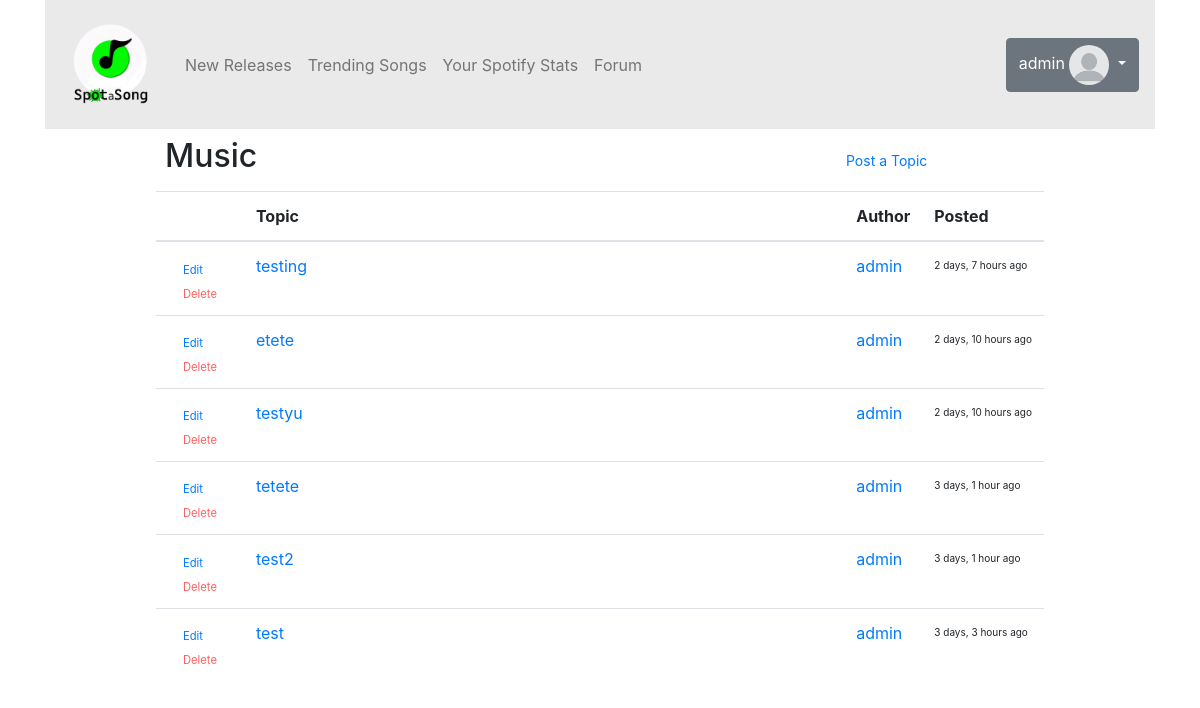
The page /forum/Music/ (signed in) on the database as committed earlier.
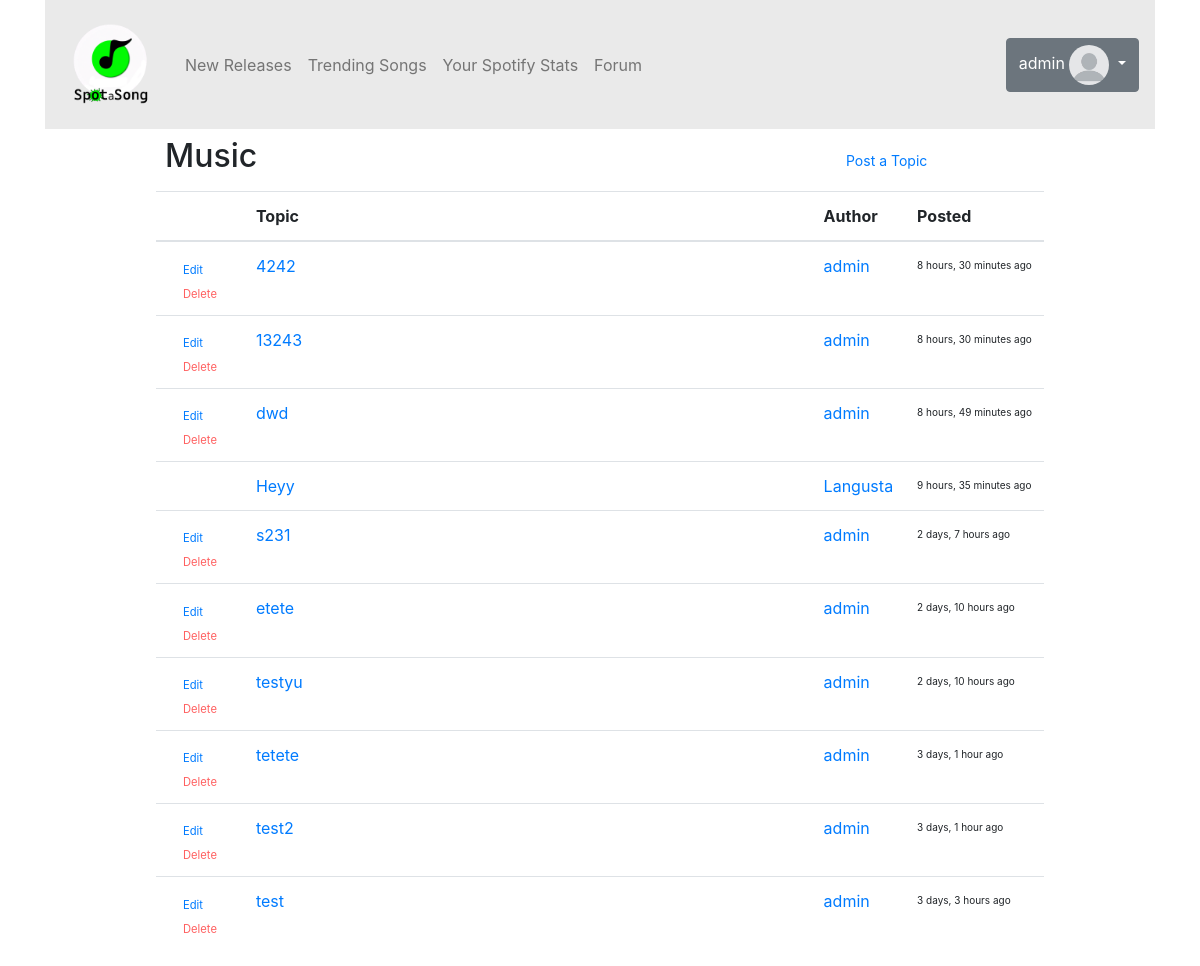
The same page on the database as committed later.
### accounts/models.py (models this page shows, shortened)
class CustomUser(AbstractUser):
    age = models.PositiveIntegerField(null=True, blank=True)

class UserProfile(models.Model):
    user = models.OneToOneField(CustomUser, on_delete=models.CASCADE)
    profile_picture = models.ImageField(default='default.jpg',upload_to='profile_pictures')
    bio = models.TextField(max_length=1500, blank=True)

### forum/models.py (models this page shows, shortened)
class ForumCategory(models.Model):
    name = models.CharField(max_length=100)
    description = models.TextField()
    def __str__(self):
        return self.name

class ForumPost(models.Model):
    title = models.CharField(max_length=100)
    body = models.TextField()
    user = models.ForeignKey(User, on_delete=models.CASCADE)
    category = models.ForeignKey(ForumCategory, on_delete=models.CASCADE, related_name='posts')
    created_at = models.DateTimeField(auto_now_add=True)

### forum/views.py (the view, shortened to what this page needs)
# urls.py: path('<str:category_name>/', views.categoryposts, name='categoryposts'),
def categoryposts(request, category_name):
    forumcategory = ForumCategory.objects.get(name=category_name)
    forumpost = ForumPost.objects.filter(category=forumcategory).all().order_by('-created_at')
    now = timezone.now()
    for post in forumpost:
        post.time_since_created = timesince(post.created_at, now)
    forumpostform = ForumPostForm()
    editform = ForumPostForm()
    return render(request, 'categoryposts.html', {'category_name': category_name, 'posts':forumpost, 'forumPostForm': forumpostform, 'editpost':editform})

### forum/templates/categoryposts.html (shortened to what this page needs)
{% extends "base.html" %}
{% load static %}
{% load crispy_forms_tags %}
{% block content %}
<div class="container">
    <div class="row">
      <div class="col-md-8">
        <h2 id="forum-category" class="pt-2 pb-2">{{category_name}}</h2>
      </div>
      <div class="my-auto">
        {% if user.is_authenticated %}
          <button id="postopic" type="button" class="btn btn-link btn-sm" data-toggle="modal" data-target="#postTopic">
              Post a Topic
          </button>
        {% else %}
        <small>Login to post a topic</small>
        {% endif %}
      </div>
    </div>
    <div class="row">
      <div class="col">
        <div class="d-flex justify-content-md-center">
        <table id="post-table" class="table table-hover table-xs-responsive">
            <thead>
              <tr>
                <th scope="col"></th>
                <th scope="col" class="w-100">Topic</th>
                <th scope="col" class="w-25">Author</th>
                <th scope="col" class="w-25">Posted</th>
              </tr>
            </thead>
            <tbody>
            {% for post in posts %}
              <tr style="cursor:pointer;">
                {% if post.user == request.user %}
                  <td>
                    <div class="col">
                      <button id="editTopic" type="button" class="btn btn-link btn-sm" data-toggle="modal" data-target="#editTopic{{post.id}}"onclick="populateEditForm('{{post.id}}', '{{post.body|linebreaksbr}}', '{{post.title|linebreaksbr}}')"><small>
                        Edit
                      </small>
                      </button>
                    </div>
                    <div class="col">
                      <button id="deleteTopic" type="button" class="btn btn-link btn-sm" data-toggle="modal" data-target="#deleteTopic-{{post.id}}"><small style="color: rgb(255, 96, 96);">
                        Delete
                      </small>
                      </button>
                    </div>
                  </td>
                {% else %}
                <td>
                {% endif %}
                <td><a class="my-auto" href="{% url 'forum:post' post.id %}">{{post.title}}</a></td>
                <td><a class="my-auto" href="{% url 'accounts:profile' post.user %}">{{post.user}}</a></td>
                <td id="timeposted">{{post.time_since_created}} ago</td>
              </tr>
            {% endfor %}
            </tbody>
          </table>
        </div>
      </div>
    </div>
</div>
{% endblock %}

### main/templates/base.html (shortened to what this page needs)
{% load static %}
<!DOCTYPE html>
<html lang="en">
<head>
    <link rel="stylesheet" type="text/css" href="{% static 'css/style.css' %}">
    <link rel="stylesheet" href="https://stackpath.bootstrapcdn.com/bootstrap/4.5.0/css/bootstrap.min.css">
    <link rel="stylesheet" href="https://use.fontawesome.com/releases/v5.15.1/css/all.css">
    <link rel="stylesheet" href="https://cdnjs.cloudflare.com/ajax/libs/font-awesome/5.15.3/css/all.min.css" />
</head>
<body>
        {% include 'navbar.html' %}
        {% block content %}
        {% endblock %}
</body>
</html>

### main/templates/navbar.html (shortened to what this page needs)
{% load static %}
<div class="container">
  <nav class="navbar navbar-expand-lg navbar-light" style="background-color: #eaeaea;">
    <div class="collapse navbar-collapse" id="navbarTogglerDemo01">
      <a class="pt-2 navbar-brand" href="{% url 'main:home' %}">
        <img src="{% static '\images\DALL·E 2023-04-06 12.51.07 - Create a copytright free logo using this website name_ Spot-a-Song. Use grayscale colors with greenscale (1).png' %}" width="100" height="100" alt="">
      </a>
      <ul class="navbar-nav mr-auto mt-2 mt-lg-0">
        <li class="nav-item">
          <a class="nav-link" href="{% url 'main:new_releases' %}">New Releases</a>
        </li>
        <li class="nav-item">
          <a class="nav-link" href="{% url 'main:trendingSongs' %}">Trending Songs</a>
        </li>
        <li class="nav-item">
          <a class="nav-link" href="{% url 'accounts:spotify_authorize' %}">Your Spotify Stats</a>
        </li>
        <li class="nav-item">
          <a class="nav-link" href="{% url 'forum:forumtopics' %}">Forum</a>
        </li>
      </ul>
      {% if user.is_authenticated %}
      <div class="dropdown justify-content-right">
        <button class="btn btn-secondary dropdown-toggle" type="button" id="dropdownMenuButton" data-toggle="dropdown" aria-haspopup="true" aria-expanded="false">
          {{ user.username }}
          <img class="rounded-circle" id="imageprofile" src="{{ user.userprofile.profile_picture.url }}"></a>
        </button>
      </div>
      {% else %}
      <div class="justify-content-right">
        <a href="{% url 'accounts:signin' %}">SignIn</a>
        |
        <a href="{% url 'accounts:signup' %}">SignUp</a>
      </div>
      {% endif %}
    </div>
 </nav>
</div>

### static/css/style.css (style rules this page uses)
#imageprofile { max-width: 40px; max-height: 40px; }
#post-table { max-width: 80%; }
#postopic { padding-left: 55px; }
#forum-category { padding-left: 130px; }
#timeposted { font-size: x-small; padding-top: 16px; }
#deleteTopic, #editTopic { padding: 0px; padding-right:0px; padding-left: 0px; margin: 0px; border: 0; background-color: none; text-decoration: none; }
td { max-width: 350px; white-space: nowrap; overflow: hidden; text-overflow: ellipsis; }
@media (max-width: 1200px) { #forum-category { padding-left: 120px; } }

Rows that differ between the two databases and show on the page:
added ForumPost: title "4242", user "admin", time_since_created "8 hours, 30 minutes"
added ForumPost: title "13243", user "admin", time_since_created "8 hours, 30 minutes"
added ForumPost: title "dwd", user "admin", time_since_created "8 hours, 49 minutes"
added ForumPost: title "Heyy", user "Langusta", time_since_created "9 hours, 35 minutes"
changed ForumPost "2 days, 7 hours": title "testing" → "s231"
